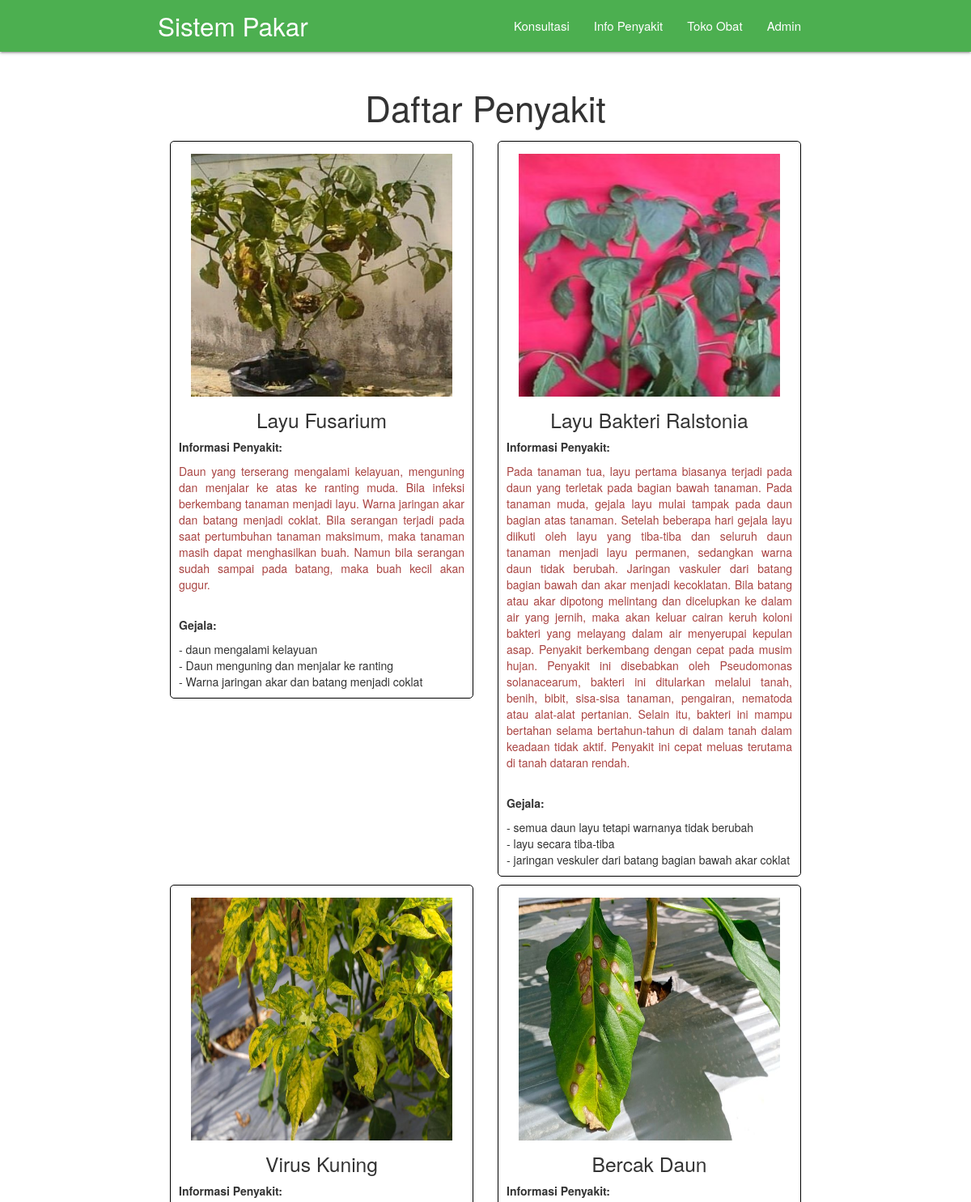
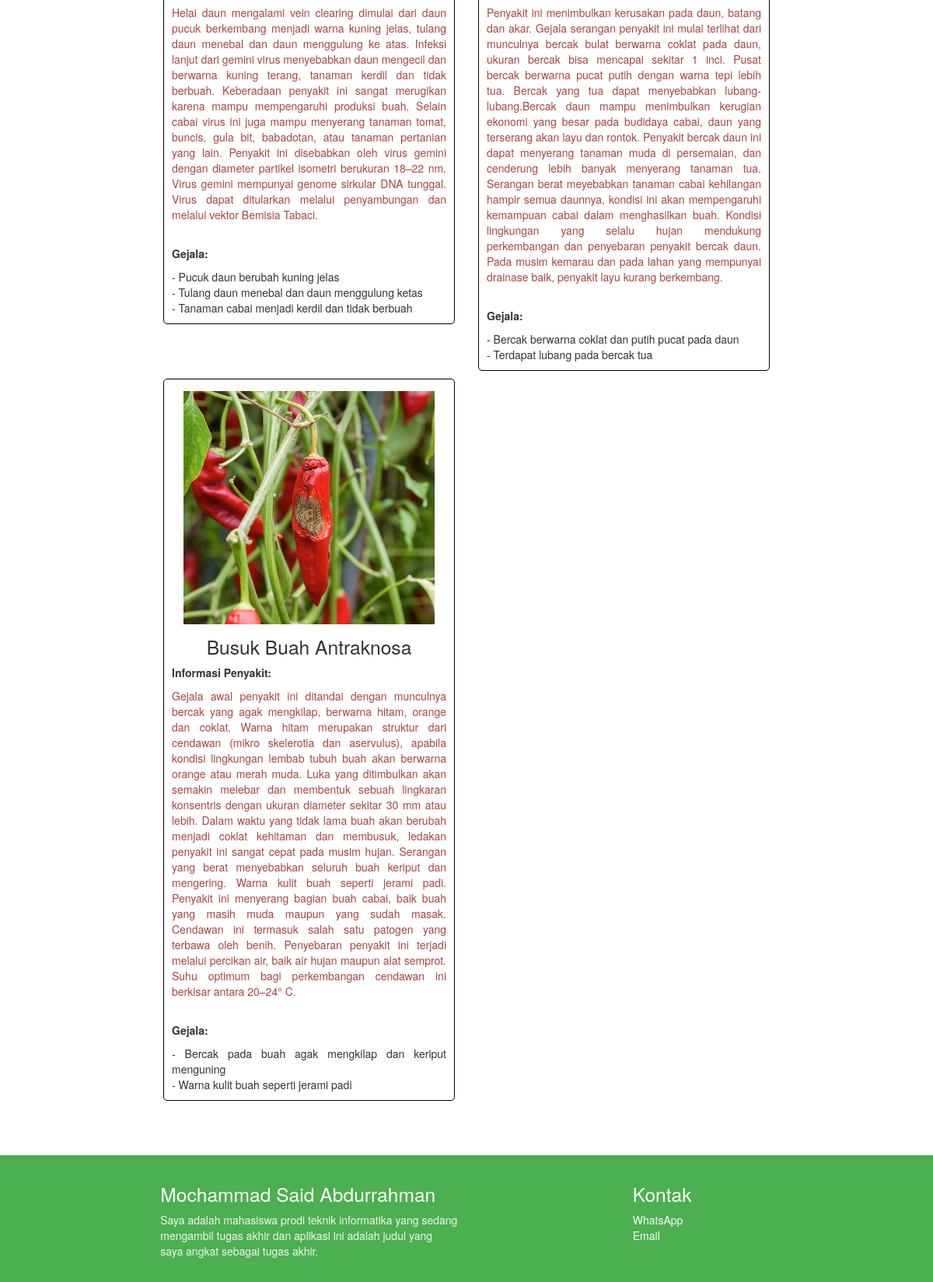
/?page=daftarPenyakit, run on the app's committed database (2 pictures, top to bottom).
### tables this page shows
CREATE TABLE `penyakit` (
  `id_penyakit` char(3) NOT NULL,
  `nama_penyakit` varchar(30) NOT NULL,
  `info_penyakit` text NOT NULL,
  `penanganan` text NOT NULL,
  `gambar` varchar(100) NOT NULL,
  `obat` varchar(1000) NOT NULL
);

### daftarPenyakit.php (the view, shortened to what this page needs)
<html>
  <head>
  </head>
  <body>
  <div class="section no-pad-bot" id="index-banner" v-if="mulai">
          <div class="container">
              <h3 class="header center">Daftar Penyakit</h3>
              <div class="row">
                  <?php include 'koneksi.php';
                      $query = "SELECT*FROM  penyakit where id_penyakit != '000' ORDER BY id_penyakit ASC";
                      $result = mysqli_query ($koneksi, $query);
                      if(mysqli_num_rows($result)>0)
                      {
                        while($row = mysqli_fetch_array($result))
                        {
                  ?>
                        <div class="col-md-6">
                            <div class="text-justify">
                                  <div style="border:1px solid #000; border-radius:5px; margin-bottom:10px; padding:0px 10px 0px 10px">
                                      <img src="image/<?php echo $row ["gambar"];?>" class="col-md-12" style="height:300px; margin:15px 0px"><br>
                                      <h5 class="center"><?php echo $row ["nama_penyakit"];?></h5>
                                      <p><b>Informasi Penyakit:</b></p>
                                      <p class="text-danger"><?php echo $row ["info_penyakit"];?></p><br>
                                      <p><b>Gejala:</b></p>
                                        <ul>
                                          <?php include 'koneksi.php';
                                          $idpenyakit = $row['id_penyakit'];
                                          $gejalaQue = "SELECT DISTINCT nama_gejala
                                          FROM rules_penyakit
                                          JOIN gejala ON rules_penyakit.id_gejala = gejala.id_gejala
                                          JOIN penyakit ON rules_penyakit.id_penyakit = penyakit.id_penyakit
                                          WHERE rules_penyakit.id_penyakit = '$idpenyakit'";
                                          $gejalaRes = mysqli_query ($koneksi, $gejalaQue);
                                          if(mysqli_num_rows($gejalaRes)>0)
                                          {
                                            while($gejalaRow = mysqli_fetch_array($gejalaRes))
                                            {?>
                                              <li> - <?php echo $gejalaRow ["nama_gejala"];?></li>
                                              <?php
                                            }
                                          }
                                          ?>
                                        </ul>
                                  </div>
                            </div>
                        </div>
                  <?php
                          }
                      }
                  ?>
              </div>
              <br><br>
          </div>
      </div>
  </body>
</html>

### data on the page
penyakit: gambar (picture), nama_penyakit "Layu Fusarium", info_penyakit "Daun yang terserang mengalami kelayuan, menguning dan menjalar ke atas ke ranting muda. Bila infeksi berkembang tanaman menjadi layu. Warna jaringan akar dan batang menjadi coklat. Bila serangan terjadi pada saat pertumbuhan tanaman maksimum, maka tanaman masih dapat menghasilkan buah. Namun bila serangan sudah sampai pada batang, maka buah kecil akan gugur.", nama_gejala "daun mengalami kelayuan", nama_gejala "Daun menguning dan menjalar ke ranting", nama_gejala "Warna jaringan akar dan batang menjadi coklat"
penyakit: gambar (picture), nama_penyakit "Layu Bakteri Ralstonia", info_penyakit "Pada tanaman tua, layu pertama biasanya terjadi pada daun yang terletak pada bagian bawah tanaman. Pada tanaman muda, gejala layu mulai tampak pada daun bagian atas tanaman. Setelah beberapa hari gejala layu diikuti oleh layu yang tiba-tiba dan seluruh daun tanaman menjadi layu permanen, sedangkan warna daun tidak berubah. Jaringan vaskuler dari batang bagian bawah dan akar menjadi kecoklatan. Bila batang atau akar dipotong melintang dan dicelupkan ke dalam air yang jernih, maka akan keluar cairan keruh koloni bakteri yang melayang dalam air menyerupai kepulan asap. Penyakit berkembang dengan cepat pada musim hujan. Penyakit ini disebabkan oleh Pseudomonas solanacearum, bakteri ini…", nama_gejala "semua daun layu tetapi warnanya tidak berubah", nama_gejala "layu secara tiba-tiba", nama_gejala "jaringan veskuler dari batang bagian bawah akar coklat"
penyakit: gambar (picture), nama_penyakit "Virus Kuning", info_penyakit "Helai daun mengalami vein clearing dimulai dari daun pucuk berkembang menjadi warna kuning jelas, tulang daun menebal dan daun menggulung ke atas. Infeksi lanjut dari gemini virus menyebabkan daun mengecil dan berwarna kuning terang, tanaman kerdil dan tidak berbuah. Keberadaan penyakit ini sangat merugikan karena mampu mempengaruhi produksi buah. Selain cabai virus ini juga mampu menyerang tanaman tomat, buncis, gula bit, babadotan, atau tanaman pertanian yang lain. Penyakit ini disebabkan oleh virus gemini dengan diameter partikel isometri berukuran 18–22 nm. Virus gemini mempunyai genome sirkular DNA tunggal. Virus dapat ditularkan melalui penyambungan dan melalui vektor Bemisia Tabaci.", nama_gejala "Pucuk daun berubah kuning jelas", nama_gejala "Tulang daun menebal dan daun menggulung ketas", nama_gejala "Tanaman cabai menjadi kerdil dan tidak berbuah"
penyakit: gambar (picture), nama_penyakit "Bercak Daun", info_penyakit "Penyakit ini menimbulkan kerusakan pada daun, batang dan akar. Gejala serangan penyakit ini mulai terlihat dari munculnya bercak bulat berwarna coklat pada daun, ukuran bercak bisa mencapai sekitar 1 inci. Pusat bercak berwarna pucat putih dengan warna tepi lebih tua. Bercak yang tua dapat menyebabkan lubang-lubang.Bercak daun mampu menimbulkan kerugian ekonomi yang besar pada budidaya cabai, daun yang terserang akan layu dan rontok. Penyakit bercak daun ini dapat menyerang tanaman muda di persemaian, dan cenderung lebih banyak menyerang tanaman tua. Serangan berat meyebabkan tanaman cabai kehilangan hampir semua daunnya, kondisi ini akan mempengaruhi kemampuan cabai dalam menghasilkan…", nama_gejala "Bercak berwarna coklat dan putih pucat pada daun", nama_gejala "Terdapat lubang pada bercak tua"
penyakit: gambar (picture), nama_penyakit "Busuk Buah Antraknosa", info_penyakit "Gejala awal penyakit ini ditandai dengan munculnya bercak yang agak mengkilap, berwarna hitam, orange dan coklat. Warna hitam merupakan struktur dari cendawan (mikro skelerotia dan aservulus), apabila kondisi lingkungan lembab tubuh buah akan berwarna orange atau merah muda. Luka yang ditimbulkan akan semakin melebar dan membentuk sebuah lingkaran konsentris dengan ukuran diameter sekitar 30 mm atau lebih. Dalam waktu yang tidak lama buah akan berubah menjadi coklat kehitaman dan membusuk, ledakan penyakit ini sangat cepat pada musim hujan. Serangan yang berat menyebabkan seluruh buah keriput dan mengering. Warna kulit buah seperti jerami padi. Penyakit ini menyerang bagian buah cabai, baik…", nama_gejala "Bercak pada buah agak mengkilap dan keriput menguning", nama_gejala "Warna kulit buah seperti jerami padi"
